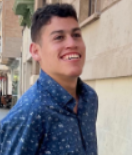
#> input picture data/references/angelman/Screenshot 2026-03-26 144311.png, 132 x 155 px
$ python -i angelman.py   (imports and definitions only)
#> lines starting #> are read from the running program, lines starting #| are printed output that depends on the picture
"""
ScanAid: Angelman Syndrome Static Module
Architecture: Siamese Neural Network using MobileNetV2 backbone.

This script defines a few-shot learning model designed to compare a patient's
facial image against a known reference image to detect subtle phenotypic
markers of Angelman Syndrome. It includes face detection, alignment,
and a custom data generator for pair-wise training.
"""

import tensorflow as tf
from tensorflow.keras import layers, Model, applications
from tensorflow.keras.optimizers import Adam
from tensorflow.keras.callbacks import ReduceLROnPlateau, EarlyStopping
import numpy as np
import cv2  # pip install opencv-python
import os
import random
import math
from sklearn.utils.class_weight import compute_class_weight

# ==========================================
# 1. Base Network (Feature Extractor)
# ==========================================
# [25 lines left out: function build_base_network, not called in this run]

# ==========================================
# 2. Distance Layer and Loss Function
# ==========================================
class EuclideanDistance(layers.Layer):
    """
    Keras 3-compatible layer that computes the euclidean distance between
    two embedding vectors. Replaces layers.Lambda which is deprecated in Keras 3.
    """
    # [42 lines left out: functions call, contrastive_loss, build_siamese_model, not called in this run]

# ==========================================
# 4. Image Preprocessing & Face Alignment
# ==========================================
def preprocess_image(image_path, target_size=(224, 224)):
    """
    Loads an image, detects the face, crops it with a margin,
    resizes to MobileNetV2 dimensions, and normalizes pixels.
    """
#> called with target_size = (224, 224)
    img = cv2.imread(image_path)
#> img is the input picture: shape (155, 132, 3); mean B, G, R 130.4, 127.9, 135.1
    if img is None:
        return None

    img_rgb = cv2.cvtColor(img, cv2.COLOR_BGR2RGB)

    # Use OpenCV's Haar Cascade for lightweight face detection
    cascade_path = cv2.data.haarcascades + 'haarcascade_frontalface_default.xml'
    face_cascade = cv2.CascadeClassifier(cascade_path)

    faces = face_cascade.detectMultiScale(img_rgb, scaleFactor=1.1, minNeighbors=5, minSize=(50, 50))
#> faces = [[40, 14, 55, 55]]

    if len(faces) > 0:
        # Get the largest face detected
        x, y, w, h = max(faces, key=lambda rect: rect[2] * rect[3])
#> x = 40; y = 14; w = 55; h = 55

        # Add a 10% margin around the face so we don't crop too tightly
        margin_w, margin_h = int(w * 0.1), int(h * 0.1)
#> margin_w = 5; margin_h = 5
        x1, y1 = max(0, x - margin_w), max(0, y - margin_h)
#> x1 = 35; y1 = 9
        x2, y2 = min(img_rgb.shape[1], x + w + margin_w), min(img_rgb.shape[0], y + h + margin_h)
#> x2 = 100; y2 = 74

        face_crop = img_rgb[y1:y2, x1:x2]
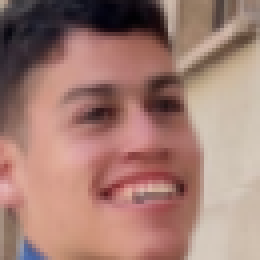
#> face_crop: shape (65, 65, 3) (shown 4 times larger); mean R, G, B 163, 125.5, 115.9
    else:
        # Fallback if the detector misses the face: use the center of the image
        h, w = img_rgb.shape[:2]
        crop_size = min(h, w)
        start_y, start_x = (h - crop_size) // 2, (w - crop_size) // 2
        face_crop = img_rgb[start_y:start_y+crop_size, start_x:start_x+crop_size]

    # Resize and normalize [0, 1]
    face_resized = cv2.resize(face_crop, target_size)
    face_normalized = face_resized.astype('float32') / 255.0

    return face_normalized

# ==========================================
# 5. Augmentation Helper (for minority class)
# ==========================================
# [120 lines left out: functions augment_image, siamese_data_generator, not called in this run]

# ==========================================
# 7. Main Execution Block
# ==========================================
# [156 lines not run here, left out]

>>> result = preprocess_image('data/references/angelman/Screenshot 2026-03-26 144311.png')
